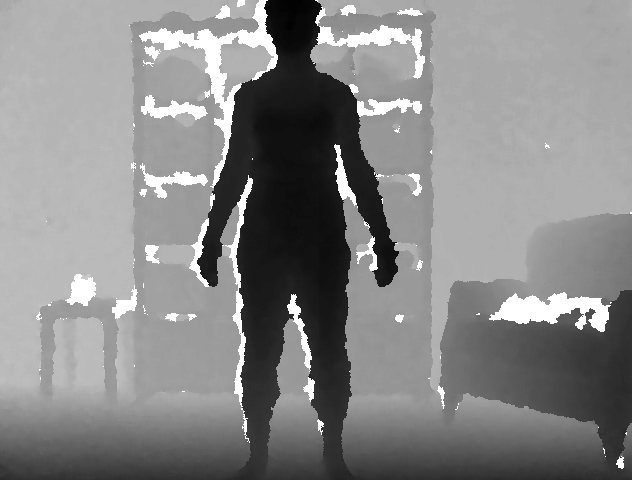
#> input picture P5/Christopher_Mobley_PS5_py/botharms/botharms-up-p1-1/d-1303672803.721667-4166154709.pgm, 640 x 480 px; its folder holds 4 pictures in this run
$ python computeMHI.py   (older library calls are emulated)
#> lines starting #> are read from the running program, lines starting #| are printed output that depends on the picture; after the words box and inside, x2 and y2 are one past the last pixel; in counts of white or black regions, pixels touching at a corner belong together
import os
import glob
import numpy as np
from scipy.misc import imread
import matplotlib.pyplot as plot


def computeMHI(directoryName):

    #load frames in specified directory
#> called with directoryName = './botharms/botharms-up-p1-1'
    depthfiles = glob.glob(directoryName + '/' '*.pgm')
    depthfiles = np.sort(depthfiles)

    #initlize variables
    tau = len(depthfiles)
    threshold = 39000
    motion_history_image = np.zeros((imread(depthfiles[0]).shape[0], imread(depthfiles[0]).shape[1]))
#> motion_history_image: shape (480, 640) float64; every value is 0

    #loop through each frame
    for ith_image in xrange(0, tau):
        # #state which image out of how many is being read
        # print str(ith_image + 1) +" out of " + str(tau) +":"

        #read depth image
        depth_image = imread(depthfiles[ith_image])
#> depth_image is the input picture: shape (480, 640) int32; min 33027, max 65287, mean 50431

        #threshold depth image
        depth_image[depth_image > threshold] = 0
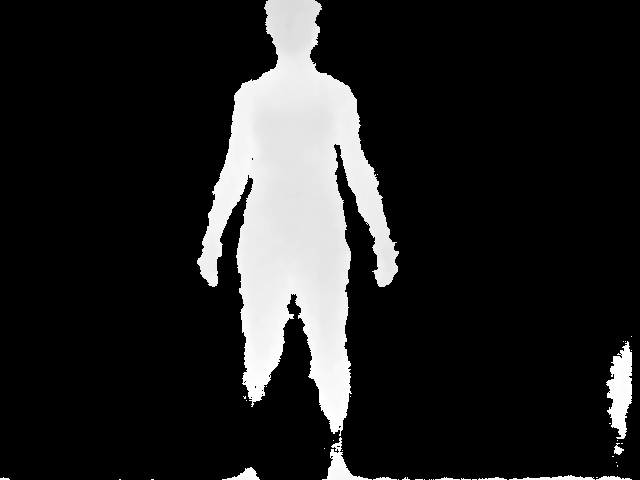
#> depth_image: shape (480, 640) int32; min 0, max 38915, mean 5290.4; drawn with min black and max white
        depth_image[depth_image != 0] = 1
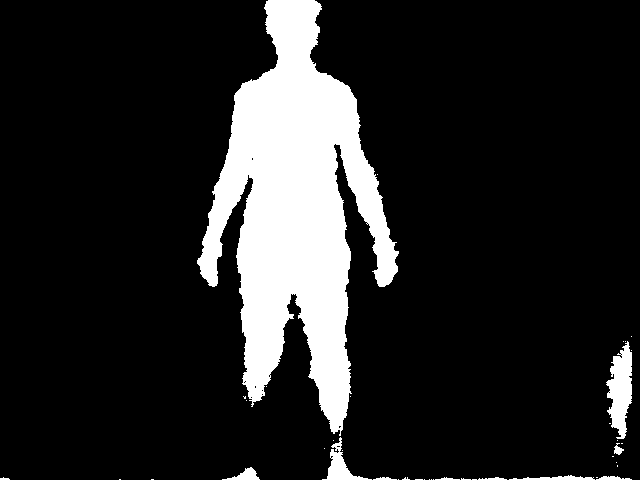
#> depth_image: shape (480, 640) int32; values 0 (black) and 1 (white), 14.5% white; 41 white regions (30 under 20 px), largest, box (x1, y1, x2, y2) and area: (197, 0, 399, 436) 41569, (606, 341, 632, 439) 1581, (322, 437, 372, 480) 626

        #compute motion history image
        if ith_image > 0:
            #calculate difference image
            difference_image = np.absolute(depth_image - pervious_image)

            #most efficient way
            motion_history_image[difference_image == 1] = tau
            motion_history_image[difference_image != 1] = motion_history_image[difference_image != 1] - 1
            motion_history_image[motion_history_image < 0] = 0

            # [14 lines of commented-out code are left out]

            pervious_image = depth_image
        else:
            pervious_image = depth_image
#> pass 2 of the loop in computeMHI, `for ith_image in xrange(0, tau):`:
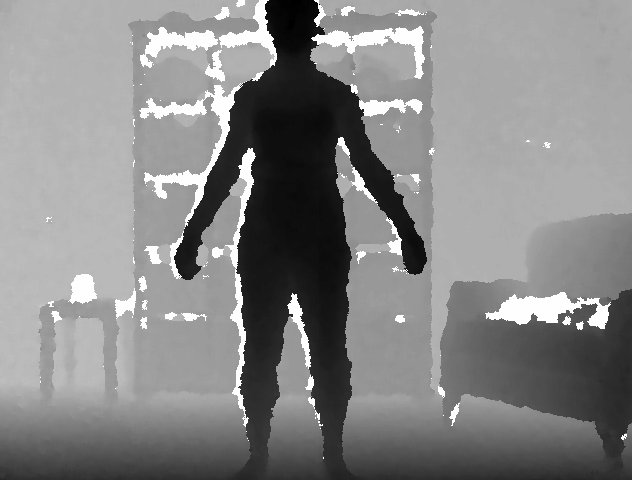
#> input picture P5/Christopher_Mobley_PS5_py/botharms/botharms-up-p1-1/d-1303672803.921902-4178167639.pgm, 640 x 480 px
#> in computeMHI, depth_image is the input picture: shape (480, 640) int32; min 33283, max 65287, mean 50411.9
#> in computeMHI, `depth_image[depth_image != 0] = 1`:
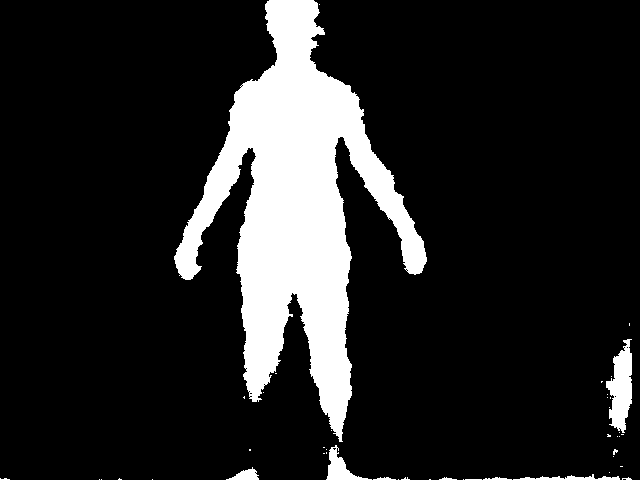
#> depth_image: shape (480, 640) int32; values 0 (black) and 1 (white), 14.5% white; 45 white regions (37 under 20 px), largest, box (x1, y1, x2, y2) and area: (174, 0, 427, 442) 41750, (606, 339, 632, 433) 1505, (326, 445, 372, 480) 577
#> in computeMHI, `difference_image = np.absolute(depth_image - pervious_image)`:
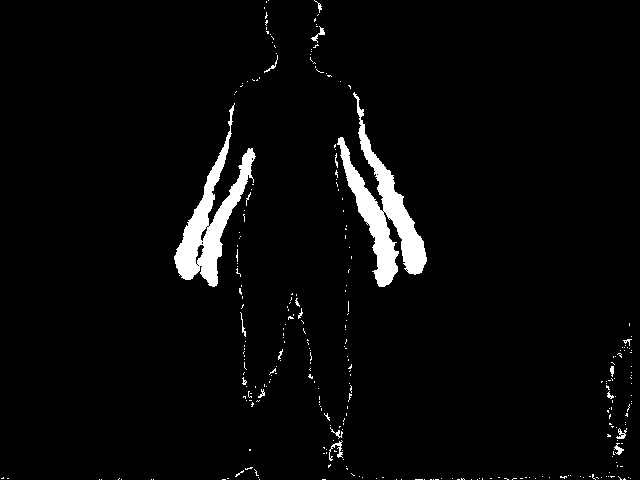
#> difference_image: shape (480, 640) int32; values 0 (black) and 1 (white), 3.5% white; 294 white regions (274 under 20 px), largest, box (x1, y1, x2, y2) and area: (337, 92, 427, 287) 5118, (174, 103, 256, 287) 4161, (329, 440, 343, 461) 95
#> pass 3 of the loop in computeMHI, `for ith_image in xrange(0, tau):`:
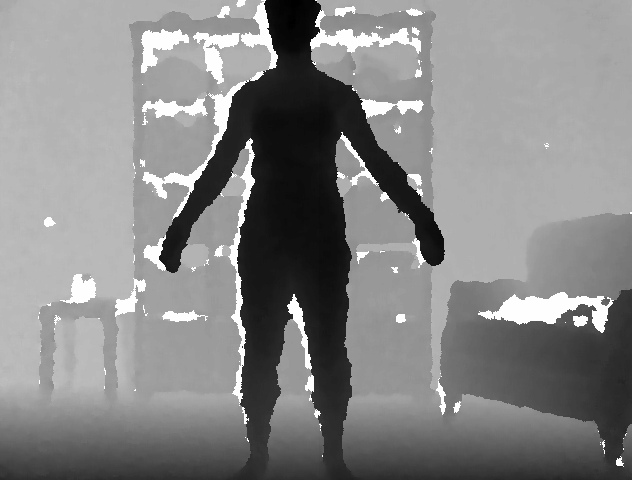
#> input picture P5/Christopher_Mobley_PS5_py/botharms/botharms-up-p1-1/d-1303672804.052282-4186176259.pgm, 640 x 480 px
#> in computeMHI, depth_image is the input picture: shape (480, 640) int32; min 33283, max 65287, mean 50388.2
#> in computeMHI, `depth_image[depth_image != 0] = 1`:
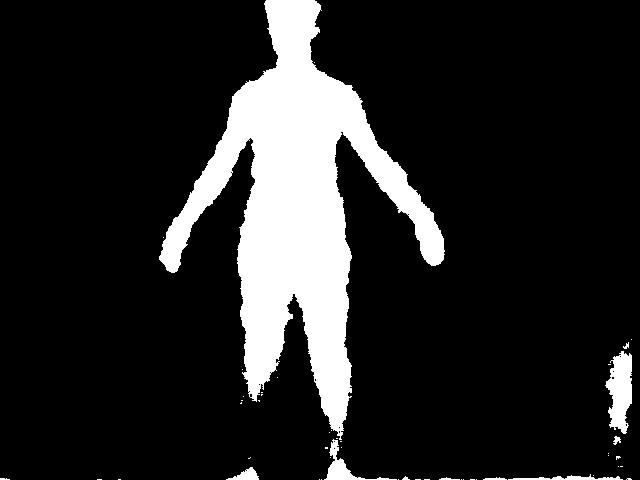
#> depth_image: shape (480, 640) int32; values 0 (black) and 1 (white), 14.6% white; 49 white regions (40 under 20 px), largest, box (x1, y1, x2, y2) and area: (159, 0, 445, 440) 41993, (605, 351, 632, 434) 1479, (324, 439, 397, 480) 607
#> difference_image: shape (480, 640) int32; values 0 (black) and 1 (white), 3% white; 336 white regions (317 under 20 px), largest, box (x1, y1, x2, y2) and area: (341, 109, 445, 275) 4433, (159, 112, 253, 280) 3274, (310, 37, 319, 49) 55
#> in computeMHI, `motion_history_image[difference_image != 1] = motion_history_image[dif..`:
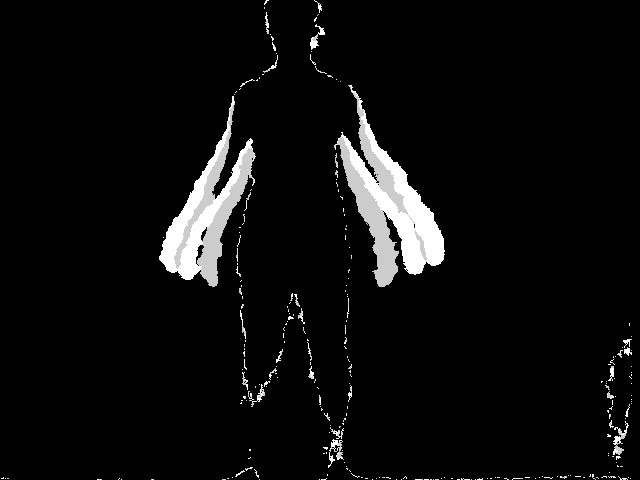
#> motion_history_image: shape (480, 640) float64; min -1, max 4, mean -0.749; drawn with min black and max white
#> the loop made 4 passes; the first 3 are shown

    motion_history_image = motion_history_image/np.amax(motion_history_image)
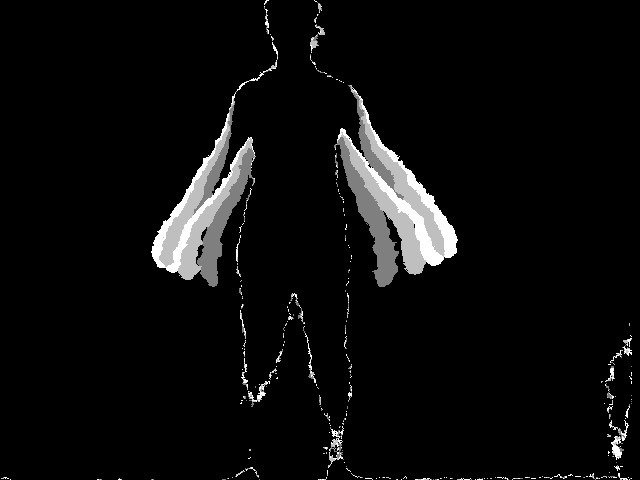
#> motion_history_image: shape (480, 640) float64; min 0, max 1, mean 0.0485

    return motion_history_image

if __name__ == "__main__":

    #Save three images
    motion_history_image = computeMHI('./botharms/botharms-up-p1-1')
    figure = plot.figure(frameon=False)
    axis = figure.add_subplot(1,1,1)
    axis.imshow(motion_history_image)
    axis.set_title('Both Arms')
    figure.add_axes(axis)
    figure.savefig('botharms-up-p1-1_MHI.png')
    np.save('botharms-up-p1-1_MHI.npy', motion_history_image)


    motion_history_image = computeMHI('./crouch/crouch-p1-1')
#> (the run stopped early here; a loop or call above may not have finished)
